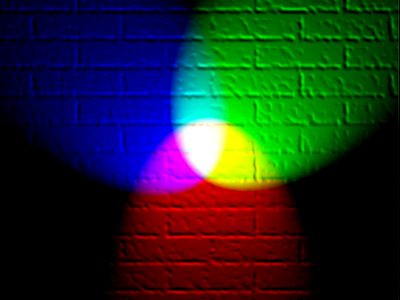
#> input picture 2. Image Processing Techniques/rgb.jpeg, 400 x 300 px
$ jupyter execute '2. Frame Extraction.ipynb'
#> lines starting #> are read from the running program, lines starting #| are printed output that depends on the picture
[cell 1]
import cv2 as cv
import numpy as np
import matplotlib.pyplot as plt

[cell 2]
img = cv.imread('rgb.jpeg')
#> img is the input picture: shape (300, 400, 3); mean B, G, R 36.9, 41.6, 29.5
img = cv.cvtColor(img, cv.COLOR_BGR2RGB)
plt.imshow(img)

[cell 3]
r = img[ : , : , 0]  # - Red
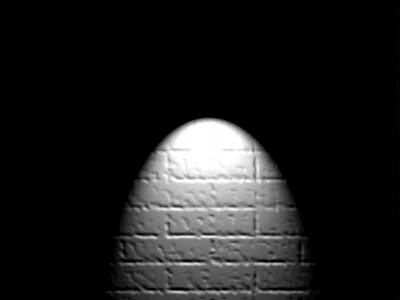
#> r: shape (300, 400); min 0, max 255, mean 29.5
g = img[ : , : , 1]  # - Green
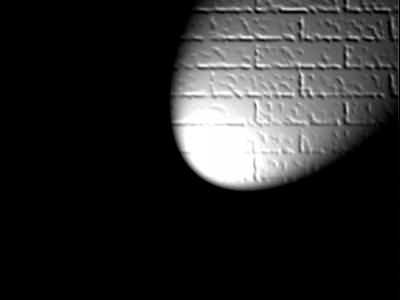
#> g: shape (300, 400); min 0, max 255, mean 41.6
b = img[ : , : , 2]  # - Blue
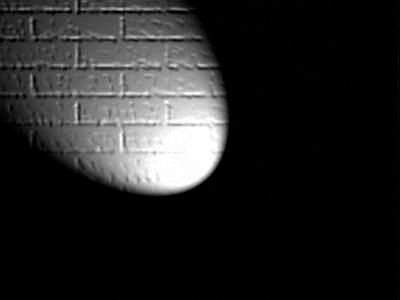
#> b: shape (300, 400); min 0, max 255, mean 36.9

[cell 4]
plt.imshow(g)

[cell 5]
plt.imshow(r)

[cell 6]
plt.imshow(b)

[cell 7]
plt.imshow(img[120:300  , 120:290 , : ])
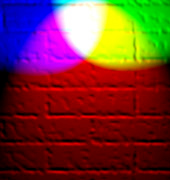
#> shown: shape (180, 170, 3); mean R, G, B 112.9, 51.8, 50.9

[cell 8]
img = cv.imread('Transition.png')
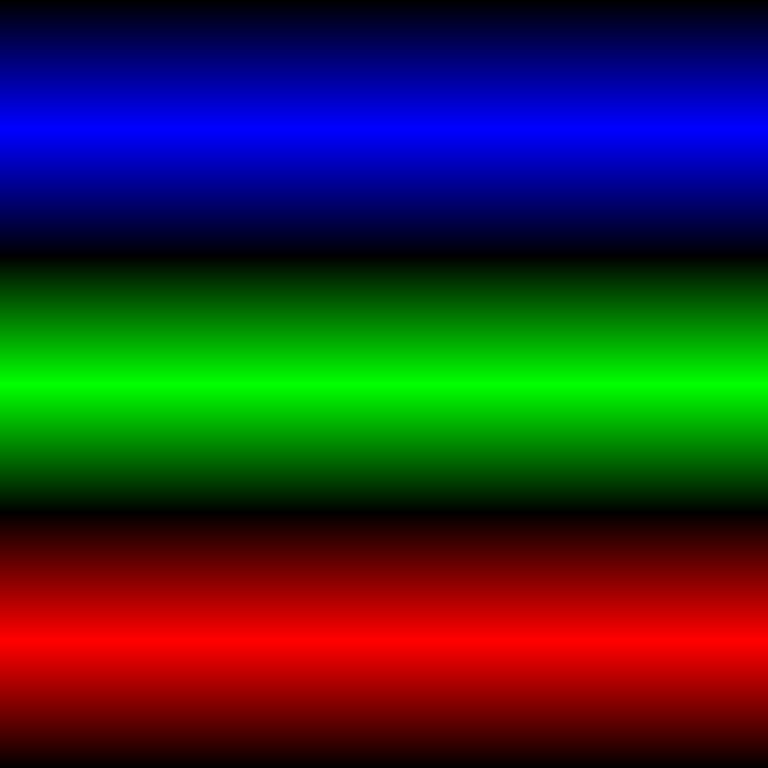
#> input picture 2. Image Processing Techniques/Transition.png, 1536 x 1536 px (shown at 1/2 size)
#> img is the input picture: shape (1536, 1536, 3); mean B, G, R 42.7, 42.7, 42.7
img = cv.cvtColor(img, cv.COLOR_BGR2RGB)
plt.imshow(img)

[cell 9]
img.shape
#> Out = (1536, 1536, 3)

[cell 10]
r = img[ : , : , 0 ]
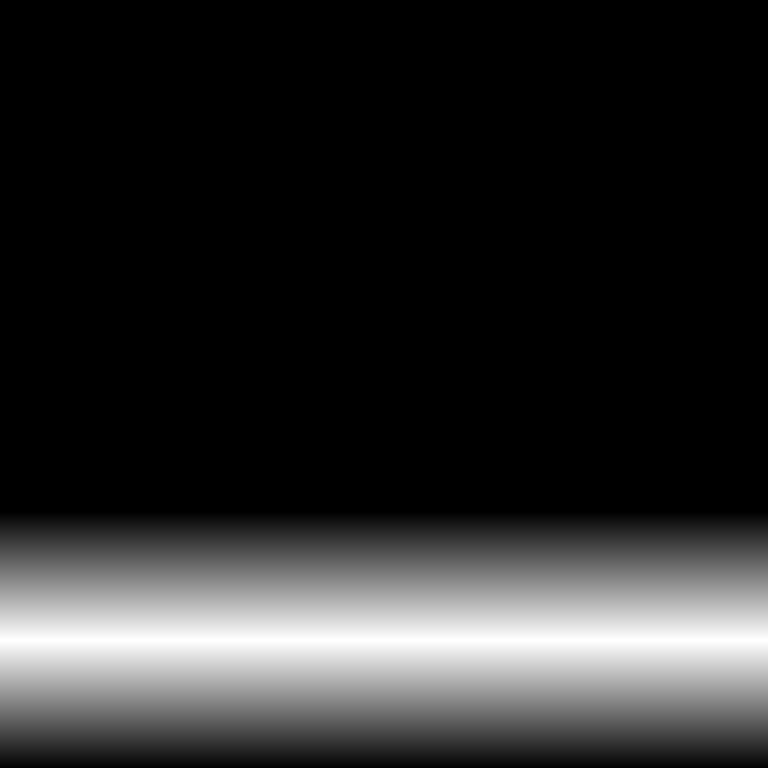
#> r: shape (1536, 1536) (shown at 1/2 size); min 0, max 255, mean 42.7
g = img[ : , : , 1 ]
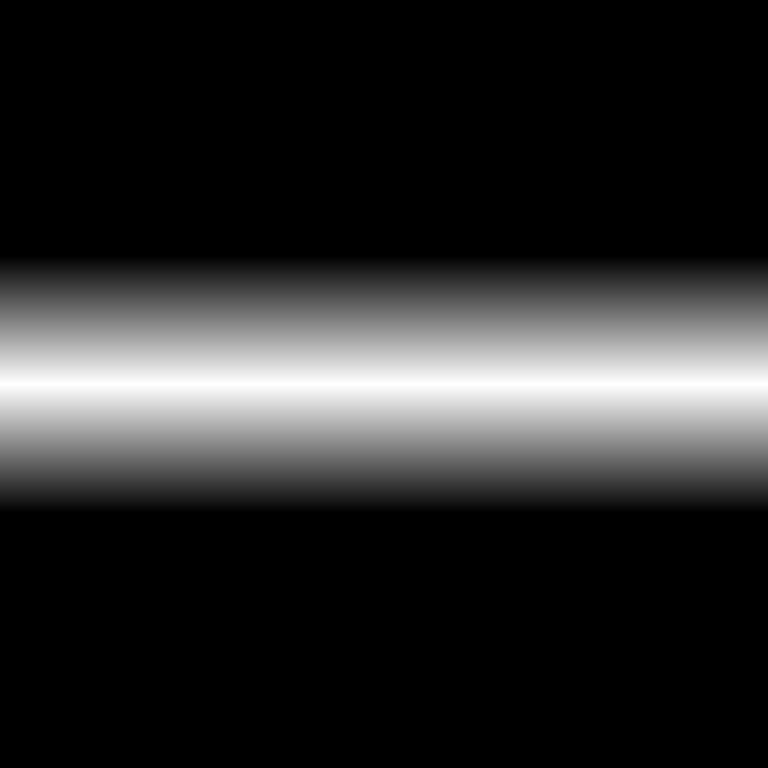
#> g: shape (1536, 1536) (shown at 1/2 size); min 0, max 255, mean 42.7
b = img[ : , : , 2 ]
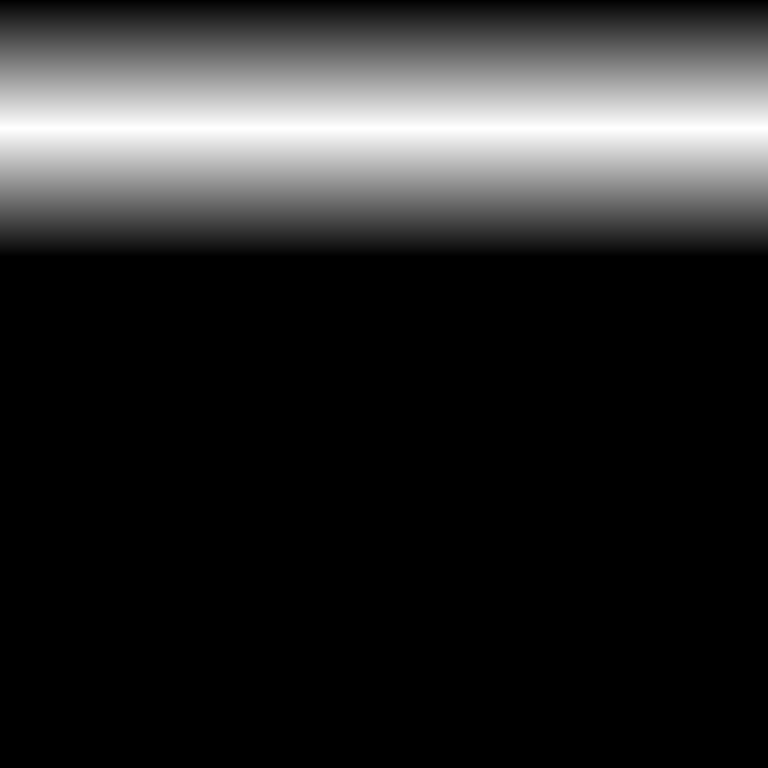
#> b: shape (1536, 1536) (shown at 1/2 size); min 0, max 255, mean 42.7
